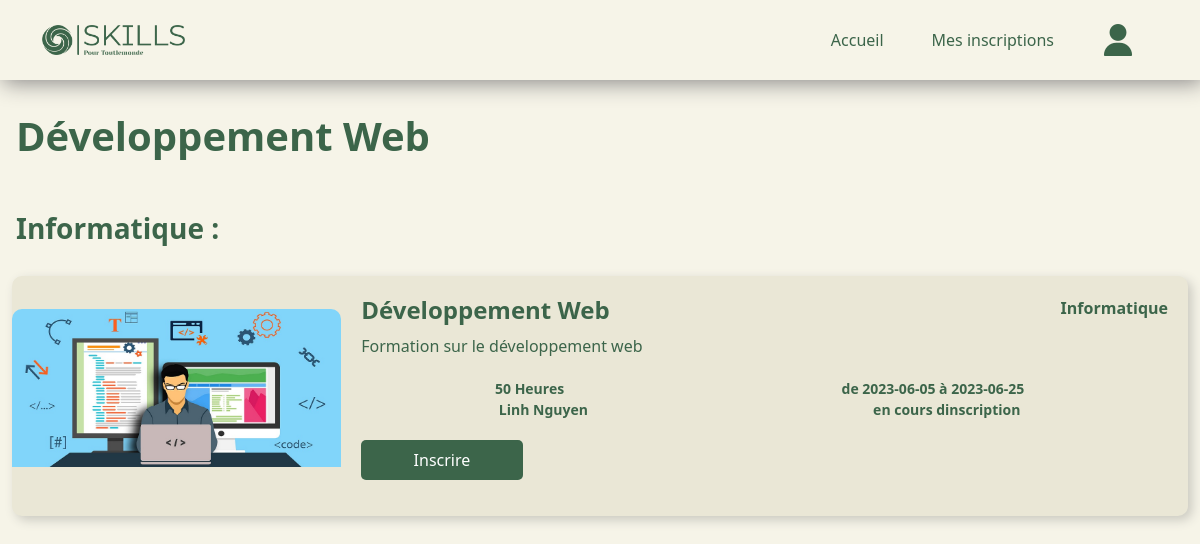
Page /apprenant/details.php?id_session=2 (signed in) on the committed database.
### tables this page shows
CREATE TABLE sessions (
    id_session INT PRIMARY KEY AUTO_INCREMENT,
    date_debut DATE,
    date_fin DATE,
    etat VARCHAR(50),
    places INT,
    id_formation INT,
    id_formateur INT,
    FOREIGN KEY (id_formateur) REFERENCES formateurs (id_formateur),
    FOREIGN KEY (id_formation) REFERENCES formations (id_formation)

);

CREATE TABLE formations (
    id_formation INT PRIMARY KEY AUTO_INCREMENT,
    titre VARCHAR(50),
    description TEXT,
    categorie VARCHAR(50),
    image VARCHAR(100),
    mass_horaire INT
);

CREATE TABLE formateurs (
    id_formateur INT PRIMARY KEY AUTO_INCREMENT,
    nom_formateur VARCHAR(50),
    prenom_formateur VARCHAR(50),
    email_formateur VARCHAR(100),
    password_formateur VARCHAR(200)
  
);

### apprenant/details.php (the view, shortened to what this page needs)
<?php
$id_session = $_GET['id_session'];
require "../connection.php";
$id_appr = isset($_SESSION['id_appr']) ? $_SESSION['id_appr'] : "";
?>
<html lang="en">
<?php
    require "./navbar.php";
?>
<body>
    <?php
        $sql = "SELECT f.*, s.id_session, s.date_debut, s.date_fin, s.etat, s.places,
            fo.id_formateur, fo.nom_formateur, fo.prenom_formateur
            FROM formations f
            INNER JOIN sessions s ON f.id_formation = s.id_formation
            INNER JOIN formateurs fo ON s.id_formateur = fo.id_formateur
            WHERE s.id_session = :id_session
        ";
        $stmt = $pdo->prepare($sql);
        $stmt->bindParam(':id_session', $id_session);
        $stmt->execute();
        $row = $stmt->fetch(PDO::FETCH_ASSOC);
    ?>
    <div class="hero">
        <div class="container ll">
            <h1 class="grtitre"><?php echo $row['titre']; ?></h1>
            <h3 class="mntitre"><?php echo $row['categorie']; ?> : </h3>
            <div class="card">
    <form method="POST" action="">
        <div class='d-flex align-items-end'>
            <div class='bg-image hover-overlay ripple' data-mdb-ripple-color='light'>
                <img src='images/<?php echo $row['image']; ?> ' class='img-fluid' />
            </div>
            <div class='card-body'>
                <div class='d-flex justify-content-between'>
                    <h4 class='card-title'><?php echo $row['titre']; ?></h4>
                    <span class="categorie"><?php echo $row['categorie']; ?></span>
                </div>
                <p class='description'><?php echo $row['description']; ?></p>
                <div class='d-flex justify-content-around align-items-end'>
                    <span class="date"><?php echo $row['mass_horaire']; ?> Heures</span>
                    <span class="date"><?php echo "de " . $row['date_debut'] . " à " . $row['date_fin']; ?></span>
                </div>
                <div class='d-flex justify-content-around align-items-end'>
                    <span class="prof"><?php echo $row['prenom_formateur'] . ' ' . $row['nom_formateur']; ?></span>
                    <span class="etat"><?php echo $row['etat']; ?></span>
                </div>
                <input type='submit' name='submit' value='Inscrire'>
            </div>
        </div>
    </form>
</div>
        </div>
</body>
</html>

### apprenant/navbar.php (shortened to what this page needs)
<!DOCTYPE html>
<head>
    <link href="https://cdnjs.cloudflare.com/ajax/libs/font-awesome/5.10.0/css/all.min.css" rel="stylesheet">
    <link href="https://cdn.jsdelivr.net/npm/bootstrap@5.3.0-alpha1/dist/css/bootstrap.min.css" rel="stylesheet">
    <link rel="stylesheet" href="style.css">
</head>
<header>
<nav class="navbar navbar-expand-lg navbar-scroll fixed-top shadow-0">
  <div class="container">
    <a href="index.php" class="navbar-brand" ><img class="logo" src="./images/logo.png" width="70px"></a>
    <div class="collapse navbar-collapse" id="navbarSupportedContent">
      <ul class="navbar-nav ms-auto">
        <li class="nav-item">
            <a class='text-decoration-none link' href="index.php">Accueil</a>
        </li>
        <li class="nav-item">
            <?php
                    if (!empty($id_appr)) {
                        echo "<a class='text-decoration-none link' href='inscriptions.php'>Mes inscriptions</a>";
                    }
            ?>
        </li>
        <?php
                if (empty($id_appr)) {
                    echo "<li class='nav-item'><button type='button' class='btn btn-dark ms-3'><a class='text-decoration-none link' href='signin.php'>Connexion</a></button></li>";
                } else {
                    echo "<li class='nav-item'><a href = 'profile.php'><img src='./images/user.png' alt='profile' ></a></li>";
                }
        ?>
      </ul>
    </div>
  </div>
</nav>
</header>

### apprenant/navbar.php (style rules this page uses)
nav.navbar.navbar-expand-lg { background: #F6F4E8; height : 80px; box-shadow: 3px 3px 21px #8a8888; }
img.logo { width: 143px; }
a.link { color: #3C654A; }
.navbar-expand-lg .navbar-nav { flex-direction: row; align-items: center; }
li.nav-item { padding: 24px; }

### apprenant/details.php (style rules this page uses)
body { background-color: #F6F4E8; }
.container.ll { max-width: 1261px; margin-top: 90px; }
h1.grtitre { margin-left: 4px; padding: 22px 0px; font-weight: bold; color: #3c654a; }
h3.mntitre { margin-left: 4px; padding: 22px 0px; font-weight: bold; color: #3c654a; }
.card { display: flex; flex-direction: column; background-color: #eae7d6; border: none; box-shadow: 4px 4px 11px #cac9c0; color: #3c654a; height: auto; margin-bottom: 30px; border-radius: 10px; overflow: hidden; }
.bg-image.hover-overlay.ripple { height: auto; width: 28%; align-self: center; }
.img-fluid { max-width: 100%; height: auto; border-radius: 10px 10px 0 0; }
.card-body { padding: 20px; width: 72%; }
h4.card-title { font-weight: bold; margin-bottom: 10px; }
span.categorie { font-weight: bold; font-size: 16px; margin-bottom: 10px; }
p.description { margin-bottom: 20px; max-width: 100%; }
.d-flex.justify-content-around.align-items-end { margin-top: auto; }
span.prof, span.date, span.etat { font-weight: bold; font-size: 14px; margin-right: 10px; }
input[type="submit"] { margin-top: 20px; color: white; background-color: #3c654a; border: none; width: 20%; border-radius: 5px; height: 40px; }

### rows in the picture
sessions: id_formation.titre "Développement Web", id_formation.categorie "Informatique", id_formation.image (picture), id_formation.description "Formation sur le développement web", id_formation.mass_horaire "50", date_debut "2023-06-05", date_fin "2023-06-25", id_formateur.prenom_formateur "Linh", id_formateur.nom_formateur "Nguyen", etat "en cours dinscription"
